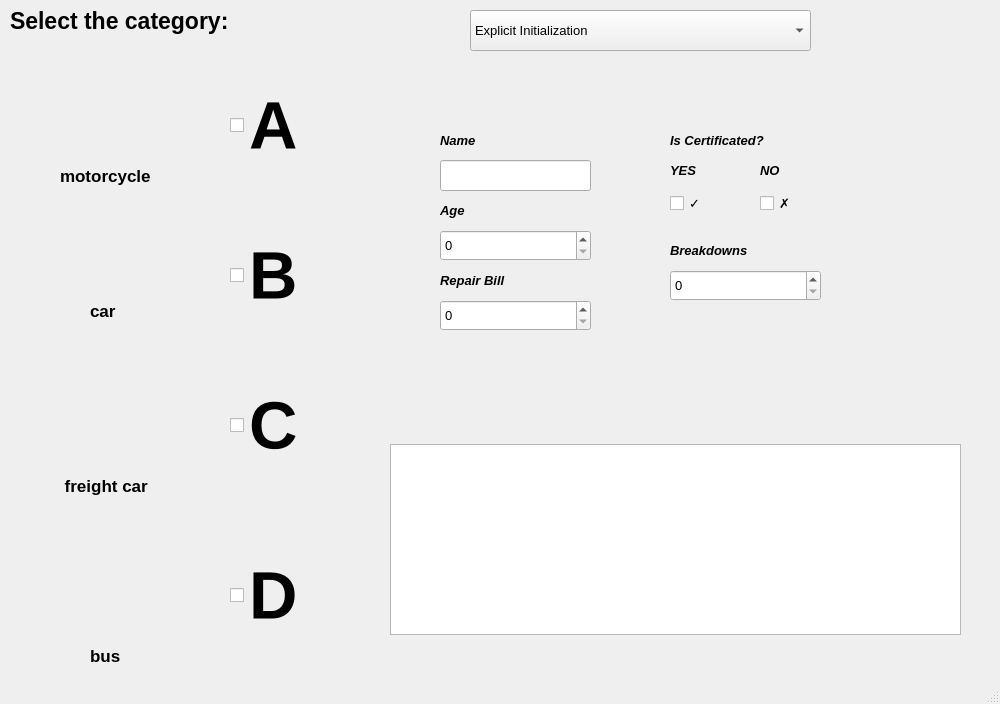
<?xml version="1.0" encoding="UTF-8"?>
<ui version="4.0">
 <class>MainWindow</class>
 <widget class="QMainWindow" name="MainWindow">
  <property name="geometry">
   <rect>
    <x>0</x>
    <y>0</y>
    <width>1000</width>
    <height>704</height>
   </rect>
  </property>
  <property name="font">
   <font>
    <pointsize>10</pointsize>
    <bold>false</bold>
   </font>
  </property>
  <property name="windowTitle">
   <string>MainWindow</string>
  </property>
  <widget class="QWidget" name="centralwidget">
   <widget class="QLabel" name="label">
    <property name="geometry">
     <rect>
      <x>0</x>
      <y>50</y>
      <width>221</width>
      <height>121</height>
     </rect>
    </property>
    <property name="styleSheet">
     <string notr="true">image: url(:/res/motorcycle.png)</string>
    </property>
    <property name="text">
     <string/>
    </property>
   </widget>
   <widget class="QLabel" name="label_3">
    <property name="geometry">
     <rect>
      <x>-10</x>
      <y>170</y>
      <width>241</width>
      <height>161</height>
     </rect>
    </property>
    <property name="styleSheet">
     <string notr="true">image: url(:/res/car.png)</string>
    </property>
    <property name="text">
     <string/>
    </property>
   </widget>
   <widget class="QLabel" name="label_2">
    <property name="geometry">
     <rect>
      <x>-60</x>
      <y>270</y>
      <width>351</width>
      <height>251</height>
     </rect>
    </property>
    <property name="styleSheet">
     <string notr="true">image: url(:/res/freight_car.png)</string>
    </property>
    <property name="text">
     <string/>
    </property>
   </widget>
   <widget class="QLabel" name="label_4">
    <property name="geometry">
     <rect>
      <x>0</x>
      <y>510</y>
      <width>241</width>
      <height>141</height>
     </rect>
    </property>
    <property name="styleSheet">
     <string notr="true">image: url(:/res/bus.png)</string>
    </property>
    <property name="text">
     <string/>
    </property>
   </widget>
   <widget class="QCheckBox" name="checkBox_A">
    <property name="geometry">
     <rect>
      <x>230</x>
      <y>90</y>
      <width>81</width>
      <height>71</height>
     </rect>
    </property>
    <property name="font">
     <font>
      <pointsize>50</pointsize>
      <bold>true</bold>
     </font>
    </property>
    <property name="text">
     <string>A</string>
    </property>
   </widget>
   <widget class="QCheckBox" name="checkBox_B">
    <property name="geometry">
     <rect>
      <x>230</x>
      <y>240</y>
      <width>81</width>
      <height>71</height>
     </rect>
    </property>
    <property name="font">
     <font>
      <pointsize>50</pointsize>
      <bold>true</bold>
     </font>
    </property>
    <property name="text">
     <string>B</string>
    </property>
   </widget>
   <widget class="QCheckBox" name="checkBox_C">
    <property name="geometry">
     <rect>
      <x>230</x>
      <y>390</y>
      <width>81</width>
      <height>71</height>
     </rect>
    </property>
    <property name="font">
     <font>
      <pointsize>50</pointsize>
      <bold>true</bold>
     </font>
    </property>
    <property name="text">
     <string>C</string>
    </property>
   </widget>
   <widget class="QCheckBox" name="checkBox_D">
    <property name="geometry">
     <rect>
      <x>230</x>
      <y>560</y>
      <width>91</width>
      <height>71</height>
     </rect>
    </property>
    <property name="font">
     <font>
      <pointsize>50</pointsize>
      <bold>true</bold>
     </font>
    </property>
    <property name="text">
     <string>D</string>
    </property>
   </widget>
   <widget class="QLabel" name="label_5">
    <property name="geometry">
     <rect>
      <x>10</x>
      <y>0</y>
      <width>291</width>
      <height>41</height>
     </rect>
    </property>
    <property name="font">
     <font>
      <pointsize>17</pointsize>
      <bold>true</bold>
     </font>
    </property>
    <property name="text">
     <string>Select the category:</string>
    </property>
   </widget>
   <widget class="QLabel" name="label_6">
    <property name="geometry">
     <rect>
      <x>60</x>
      <y>160</y>
      <width>141</width>
      <height>31</height>
     </rect>
    </property>
    <property name="font">
     <font>
      <pointsize>13</pointsize>
      <bold>true</bold>
     </font>
    </property>
    <property name="text">
     <string>motorcycle</string>
    </property>
   </widget>
   <widget class="QLabel" name="label_7">
    <property name="geometry">
     <rect>
      <x>90</x>
      <y>290</y>
      <width>61</width>
      <height>41</height>
     </rect>
    </property>
    <property name="font">
     <font>
      <pointsize>13</pointsize>
      <bold>true</bold>
     </font>
    </property>
    <property name="text">
     <string>car</string>
    </property>
   </widget>
   <widget class="QLabel" name="label_8">
    <property name="geometry">
     <rect>
      <x>60</x>
      <y>470</y>
      <width>141</width>
      <height>31</height>
     </rect>
    </property>
    <property name="font">
     <font>
      <pointsize>13</pointsize>
      <bold>true</bold>
     </font>
    </property>
    <property name="text">
     <string> freight car</string>
    </property>
   </widget>
   <widget class="QLabel" name="label_9">
    <property name="geometry">
     <rect>
      <x>90</x>
      <y>640</y>
      <width>51</width>
      <height>31</height>
     </rect>
    </property>
    <property name="font">
     <font>
      <pointsize>13</pointsize>
      <bold>true</bold>
     </font>
    </property>
    <property name="text">
     <string>bus</string>
    </property>
   </widget>
   <widget class="QComboBox" name="initMethodComboBox">
    <property name="geometry">
     <rect>
      <x>470</x>
      <y>10</y>
      <width>341</width>
      <height>41</height>
     </rect>
    </property>
    <item>
     <property name="text">
      <string>Explicit Initialization</string>
     </property>
    </item>
    <item>
     <property name="text">
      <string>Values from the keyboard</string>
     </property>
    </item>
    <item>
     <property name="text">
      <string>With Pointer</string>
     </property>
    </item>
    <item>
     <property name="text">
      <string>With Reference</string>
     </property>
    </item>
   </widget>
   <widget class="QTextEdit" name="textEdit">
    <property name="geometry">
     <rect>
      <x>390</x>
      <y>444</y>
      <width>571</width>
      <height>191</height>
     </rect>
    </property>
   </widget>
   <widget class="QStackedWidget" name="stackedWidget">
    <property name="geometry">
     <rect>
      <x>390</x>
      <y>80</y>
      <width>571</width>
      <height>341</height>
     </rect>
    </property>
    <property name="currentIndex">
     <number>0</number>
    </property>
    <widget class="QWidget" name="page">
     <widget class="QLineEdit" name="lineEdit">
      <property name="geometry">
       <rect>
        <x>50</x>
        <y>80</y>
        <width>151</width>
        <height>31</height>
       </rect>
      </property>
     </widget>
     <widget class="QLabel" name="label_10">
      <property name="geometry">
       <rect>
        <x>50</x>
        <y>50</y>
        <width>141</width>
        <height>21</height>
       </rect>
      </property>
      <property name="font">
       <font>
        <pointsize>10</pointsize>
        <italic>true</italic>
        <bold>true</bold>
        <strikeout>false</strikeout>
       </font>
      </property>
      <property name="text">
       <string>Name</string>
      </property>
     </widget>
     <widget class="QLabel" name="label_11">
      <property name="geometry">
       <rect>
        <x>50</x>
        <y>120</y>
        <width>141</width>
        <height>21</height>
       </rect>
      </property>
      <property name="font">
       <font>
        <pointsize>10</pointsize>
        <italic>true</italic>
        <bold>true</bold>
        <strikeout>false</strikeout>
       </font>
      </property>
      <property name="text">
       <string>Age</string>
      </property>
     </widget>
     <widget class="QSpinBox" name="spinBox_age">
      <property name="geometry">
       <rect>
        <x>50</x>
        <y>150</y>
        <width>151</width>
        <height>31</height>
       </rect>
      </property>
     </widget>
     <widget class="QSpinBox" name="spinBox_repairBill">
      <property name="geometry">
       <rect>
        <x>50</x>
        <y>220</y>
        <width>151</width>
        <height>31</height>
       </rect>
      </property>
     </widget>
     <widget class="QLabel" name="label_12">
      <property name="geometry">
       <rect>
        <x>50</x>
        <y>190</y>
        <width>141</width>
        <height>21</height>
       </rect>
      </property>
      <property name="font">
       <font>
        <pointsize>10</pointsize>
        <italic>true</italic>
        <bold>true</bold>
        <strikeout>false</strikeout>
       </font>
      </property>
      <property name="text">
       <string>Repair Bill </string>
      </property>
     </widget>
     <widget class="QLabel" name="label_13">
      <property name="geometry">
       <rect>
        <x>280</x>
        <y>50</y>
        <width>141</width>
        <height>21</height>
       </rect>
      </property>
      <property name="font">
       <font>
        <pointsize>10</pointsize>
        <italic>true</italic>
        <bold>true</bold>
        <strikeout>false</strikeout>
       </font>
      </property>
      <property name="text">
       <string>Is Certificated?</string>
      </property>
     </widget>
     <widget class="QLabel" name="label_14">
      <property name="geometry">
       <rect>
        <x>280</x>
        <y>80</y>
        <width>41</width>
        <height>21</height>
       </rect>
      </property>
      <property name="font">
       <font>
        <pointsize>10</pointsize>
        <italic>true</italic>
        <bold>true</bold>
        <strikeout>false</strikeout>
       </font>
      </property>
      <property name="text">
       <string>YES</string>
      </property>
     </widget>
     <widget class="QLabel" name="label_15">
      <property name="geometry">
       <rect>
        <x>370</x>
        <y>80</y>
        <width>31</width>
        <height>21</height>
       </rect>
      </property>
      <property name="font">
       <font>
        <pointsize>10</pointsize>
        <italic>true</italic>
        <bold>true</bold>
        <strikeout>false</strikeout>
       </font>
      </property>
      <property name="text">
       <string>NO</string>
      </property>
     </widget>
     <widget class="QCheckBox" name="checkBox_yes">
      <property name="geometry">
       <rect>
        <x>280</x>
        <y>110</y>
        <width>41</width>
        <height>26</height>
       </rect>
      </property>
      <property name="text">
       <string>✓</string>
      </property>
     </widget>
     <widget class="QCheckBox" name="checkBox_no">
      <property name="geometry">
       <rect>
        <x>370</x>
        <y>110</y>
        <width>41</width>
        <height>26</height>
       </rect>
      </property>
      <property name="text">
       <string>✗</string>
      </property>
     </widget>
     <widget class="QLabel" name="label_16">
      <property name="geometry">
       <rect>
        <x>280</x>
        <y>160</y>
        <width>141</width>
        <height>21</height>
       </rect>
      </property>
      <property name="font">
       <font>
        <pointsize>10</pointsize>
        <italic>true</italic>
        <bold>true</bold>
        <strikeout>false</strikeout>
       </font>
      </property>
      <property name="text">
       <string>Breakdowns</string>
      </property>
     </widget>
     <widget class="QSpinBox" name="spinBox_breakdowns">
      <property name="geometry">
       <rect>
        <x>280</x>
        <y>190</y>
        <width>151</width>
        <height>31</height>
       </rect>
      </property>
     </widget>
    </widget>
    <widget class="QWidget" name="page_2">
     <widget class="QLabel" name="label_17">
      <property name="geometry">
       <rect>
        <x>0</x>
        <y>0</y>
        <width>571</width>
        <height>341</height>
       </rect>
      </property>
      <property name="styleSheet">
       <string notr="true">image: url(:/res1/Car_repair_shop.jpg)</string>
      </property>
      <property name="text">
       <string/>
      </property>
     </widget>
    </widget>
   </widget>
  </widget>
  <widget class="QMenuBar" name="menubar">
   <property name="geometry">
    <rect>
     <x>0</x>
     <y>0</y>
     <width>1000</width>
     <height>27</height>
    </rect>
   </property>
  </widget>
  <widget class="QStatusBar" name="statusbar"/>
 </widget>
 <resources/>
 <connections/>
</ui>
